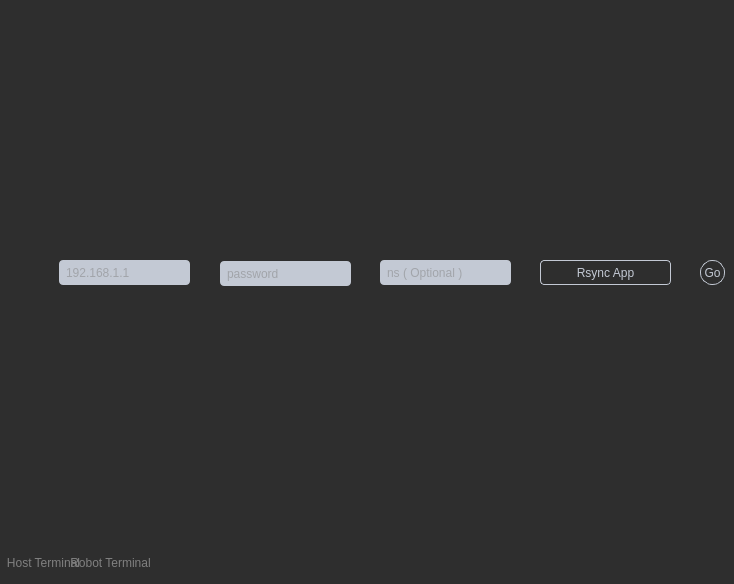
    <widget class="QWidget" name="ssh">
     <property name="styleSheet">
      <string notr="true">background: #2e2e2e;</string>
     </property>
     <attribute name="title">
      <string>ssh</string>
     </attribute>
     <widget class="QLineEdit" name="ipLineEdit">
      <property name="geometry">
       <rect>
        <x>59</x>
        <y>260</y>
        <width>131</width>
        <height>25</height>
       </rect>
      </property>
      <property name="styleSheet">
       <string notr="true">QLineEdit {
    padding: 5px;
    background: #c3c9d4; 
    color: gray;
    border-radius: 4px;
}

QLineEdit:focus {
	color: black;
    border: 1px solid orange; 
    background: white; 
    qproperty-frame: true; 
}</string>
      </property>
      <property name="placeholderText">
       <string>192.168.1.1</string>
      </property>
     </widget>
     <widget class="QLineEdit" name="passwordLineEdit">
      <property name="geometry">
       <rect>
        <x>220</x>
        <y>261</y>
        <width>131</width>
        <height>25</height>
       </rect>
      </property>
      <property name="styleSheet">
       <string notr="true">QLineEdit {
    padding: 5px;
    background: #c3c9d4; 
    color: gray;
    border-radius: 4px;
}

QLineEdit:focus {
	color: black;
    border: 1px solid orange; 
    background: white; 
    qproperty-frame: true; 
}</string>
      </property>
      <property name="placeholderText">
       <string>password</string>
      </property>
     </widget>
     <widget class="QLineEdit" name="nsLineEdit">
      <property name="geometry">
       <rect>
        <x>380</x>
        <y>260</y>
        <width>131</width>
        <height>25</height>
       </rect>
      </property>
      <property name="styleSheet">
       <string notr="true">QLineEdit {
    padding: 5px;
    background: #c3c9d4; 
    color: gray;
    border-radius: 4px;
}

QLineEdit:focus {
	color: black;
    border: 1px solid orange; 
    background: white; 
    qproperty-frame: true; 
}</string>
      </property>
      <property name="placeholderText">
       <string>ns ( Optional )</string>
      </property>
     </widget>
     <widget class="QPushButton" name="rsyncBtn">
      <property name="geometry">
       <rect>
        <x>540</x>
        <y>260</y>
        <width>131</width>
        <height>25</height>
       </rect>
      </property>
      <property name="styleSheet">
       <string notr="true">QPushButton {
	color: #c3c9d4;
   border-radius: 4px;
	border: 1px solid #c3c9d4;
}

QPushButton:hover {
	color: white;
	border: 1px solid orange;
}

QPushButton:focus {
    color: white;
    border: 1px solid orange;
}</string>
      </property>
      <property name="text">
       <string>Rsync App</string>
      </property>
     </widget>
     <widget class="QPushButton" name="connectBtn">
      <property name="geometry">
       <rect>
        <x>700</x>
        <y>260</y>
        <width>25</width>
        <height>25</height>
       </rect>
      </property>
      <property name="styleSheet">
       <string notr="true">QPushButton {
	color: #c3c9d4;
    border-radius: 12px;
	border: 1px solid #c3c9d4;
}

QPushButton:hover {
	color: white;
	border: 1px solid orange;
}

QPushButton:focus {
    color: white;
    border: 1px solid orange;
}

</string>
      </property>
      <property name="text">
       <string>Go</string>
      </property>
     </widget>
     <widget class="QPushButton" name="hostTerminalBtn">
      <property name="geometry">
       <rect>
        <x>3</x>
        <y>550</y>
        <width>81</width>
        <height>25</height>
       </rect>
      </property>
      <property name="styleSheet">
       <string notr="true">QPushButton {
background: transparent;
	color: gray;
	border: none;
font: 279 7pt &quot;SF Pro&quot;;
}

QPushButton:hover {
background: transparent;
	color: white;
}
</string>
      </property>
      <property name="text">
       <string>Host Terminal</string>
      </property>
     </widget>
     <widget class="QPushButton" name="robotTerminalBtn">
      <property name="geometry">
       <rect>
        <x>70</x>
        <y>550</y>
        <width>81</width>
        <height>25</height>
       </rect>
      </property>
      <property name="styleSheet">
       <string notr="true">QPushButton {
background: transparent;
	color: gray;
	border: none;
font: 279 7pt &quot;SF Pro&quot;;
}

QPushButton:hover {
background: transparent;
	color: white;
}
</string>
      </property>
      <property name="text">
       <string>Robot Terminal</string>
      </property>
     </widget>
    </widget>
